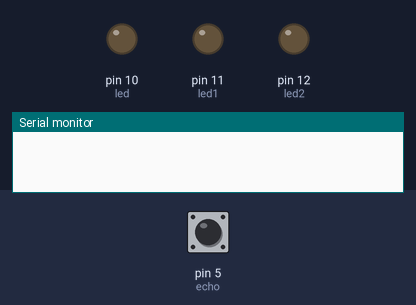
Bench run of a sketch on a simulated Arduino Uno, built with avr-gcc and run on an emulated ATmega328P. Parts: output pins drawn as LEDs (lit = HIGH), the last lines printed to the serial monitor. Inputs (shaded band) come from the test bench; at power-on: pin 5 (echo) LOW. Pins used as bus, display or sensor lines are not drawn.

Above: at 1.2 s.
1.3 s: pin 5 (echo) pulsed HIGH 5 times (0.12 s each, 0.3 s apart)
At 4.6 s:
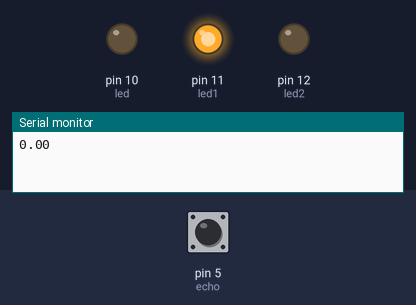
At 9.4 s:
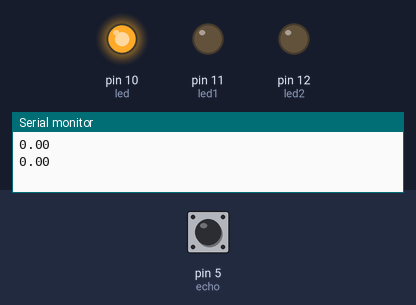
Timing chart, 0 to 10.9 s (numbered marks = the images above; inputs shaded):
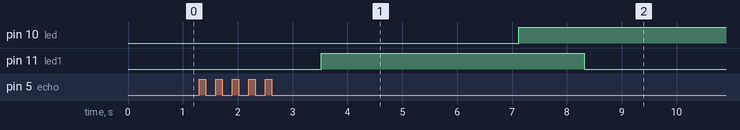

Measured:
- after the input at 1.3 s, pin 10 (led): LOW → HIGH after 5.8 s instead of 1.1 s; pin 11 (led1): LOW → HIGH after 2.2 s, → LOW 4.8 s later

The sketch:

ultrasonic_with_led.ino
```cpp
int trig = 4;
int echo = 5;
int led = 10;
int led1 = 11;
int led2 = 12;

// float so that we can handle decimals
float duration;
float distance;

void setup() {
  // put your setup code here, to run once:

  pinMode(trig,OUTPUT);
  pinMode(echo,INPUT);
  pinMode(led,OUTPUT);
  pinMode(led1,OUTPUT);
  pinMode(led2,OUTPUT);

  Serial.begin(9600);

}

float ultrasonic() {
  digitalWrite(trig, LOW);
  delay(100);
  digitalWrite(trig, HIGH);
  delay(100);
  digitalWrite(trig, LOW);

  duration = pulseIn(echo, HIGH);
  distance = (duration * .0343) / 2;

  return distance;

}

void loop() {
 Serial.println(ultrasonic());

 if (ultrasonic() <= 10) {
  //do something
  digitalWrite(led,HIGH);
 }
 else {
  //do something else
  digitalWrite(led,LOW);
 }

 if (ultrasonic() >10 && ultrasonic() <= 30) {
  //do something

  digitalWrite(led1, HIGH);
 }
 else {
  //do something else
  digitalWrite(led1, LOW);

 }

 if (ultrasonic() > 30) {
  //do something
  digitalWrite(led2,HIGH);
 }
 else {
  //do something else
  digitalWrite(led2, LOW);

 }

}
```
